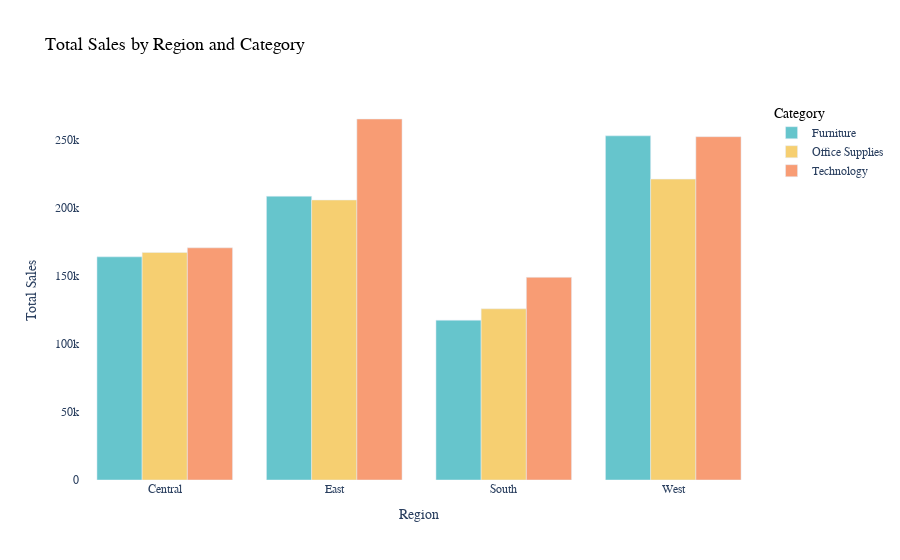

This figure's notebook cell:
### Code cell
sales_by_Region = data.groupby(['Category', 'Region'])['Sales'].sum().reset_index()

fig = px.bar(sales_by_Region,
             x='Region',
             y='Sales',
             color='Category',
             barmode='group',  
             color_discrete_sequence=px.colors.qualitative.Pastel,  
             labels={'Sales': 'Total Sales', 'Region': 'Region', 'Category': 'Category'},  
             title='Total Sales by Region and Category'  # Title
             )


fig.update_layout(
    xaxis_title='Region',  
    yaxis_title='Total Sales',  
    plot_bgcolor='rgba(0,0,0,0)',  
    font=dict(family='Arial', size=12),  
    title_font=dict(size=18, family='Arial', color='black'),  
    legend_title_font=dict(size=14, family='Arial', color='black'),  
)

# Showing the figure
fig.show()

### Figure 1 — Plotly figure (JSON) as saved in the notebook; plotly's stock layout.template omitted (floating-point values rounded to 4 significant figures)
{"data": [{"alignmentgroup": "True", "hovertemplate": "Category=Furniture<br>Region=%{x}<br>Total Sales=%{y}<extra></extra>", "legendgroup": "Furniture", "marker": {"color": "rgb(102, 197, 204)", "pattern": {"shape": ""}}, "name": "Furniture", "offsetgroup": "Furniture", "orientation": "v", "showlegend": true, "textposition": "auto", "type": "bar", "x": ["Central", "East", "South", "West"], "xaxis": "x", "y": [163800.0, 208300.0, 117300.0, 252600.0], "yaxis": "y"}, {"alignmentgroup": "True", "hovertemplate": "Category=Office Supplies<br>Region=%{x}<br>Total Sales=%{y}<extra></extra>", "legendgroup": "Office Supplies", "marker": {"color": "rgb(246, 207, 113)", "pattern": {"shape": ""}}, "name": "Office Supplies", "offsetgroup": "Office Supplies", "orientation": "v", "showlegend": true, "textposition": "auto", "type": "bar", "x": ["Central", "East", "South", "West"], "xaxis": "x", "y": [167000.0, 205500.0, 125700.0, 220900.0], "yaxis": "y"}, {"alignmentgroup": "True", "hovertemplate": "Category=Technology<br>Region=%{x}<br>Total Sales=%{y}<extra></extra>", "legendgroup": "Technology", "marker": {"color": "rgb(248, 156, 116)", "pattern": {"shape": ""}}, "name": "Technology", "offsetgroup": "Technology", "orientation": "v", "showlegend": true, "textposition": "auto", "type": "bar", "x": ["Central", "East", "South", "West"], "xaxis": "x", "y": [170400.0, 265000.0, 148800.0, 252000.0], "yaxis": "y"}], "layout": {"barmode": "group", "font": {"family": "Arial", "size": 12}, "legend": {"title": {"font": {"color": "black", "family": "Arial", "size": 14}, "text": "Category"}, "tracegroupgap": 0}, "plot_bgcolor": "rgba(0,0,0,0)", "title": {"font": {"color": "black", "family": "Arial", "size": 18}, "text": "Total Sales by Region and Category"}, "xaxis": {"anchor": "y", "domain": [0, 1], "title": {"text": "Region"}}, "yaxis": {"anchor": "x", "domain": [0, 1], "title": {"text": "Total Sales"}}}}
